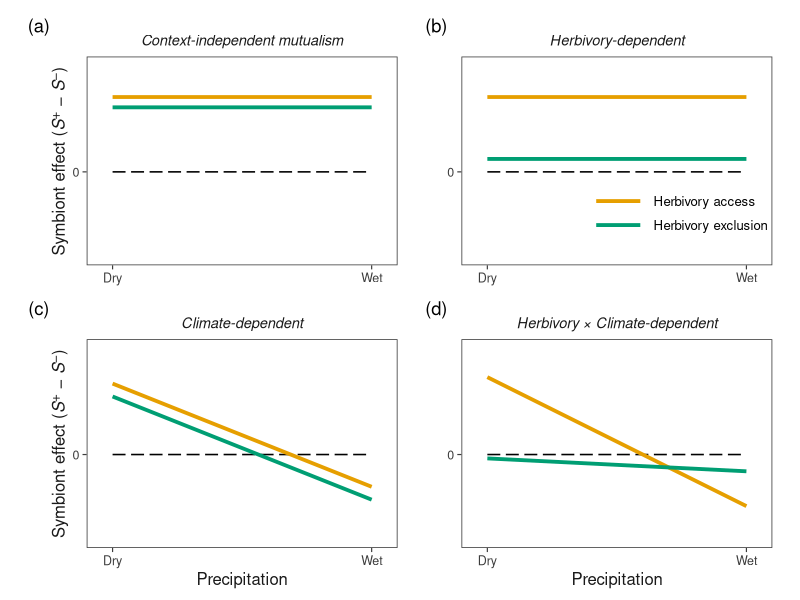

The R script that drew this image: (Note: this script raises an error after producing the figure.)
library(ggplot2)
library(patchwork)
library(ggtext)
library(tibble)
# ── Palette (colorblind-safe, Ecology Letters compatible) ──────────────────────
COL_HERB <- "#E69F00"
COL_EXCL <- "#009E73"


# ── Custom dashed reference line ───────────────────────────────────────────────
make_dashes <- function(xmin, xmax, y, n = 14, dash_prop = 0.70) {
  step <- (xmax - xmin) / n
  
  tibble(
    x    = xmin + (0:(n - 1)) * step,
    xend = xmin + (0:(n - 1)) * step + step * dash_prop,
    y    = y,
    yend = y
  )
}


# ── Shared theme ───────────────────────────────────────────────────────────────
theme_el <- function(show_legend = FALSE) {
  theme_classic(base_size = 11, base_family = "Helvetica") +
    theme(
      
      # Panel
      panel.background  = element_rect(fill = "white", colour = NA),
      panel.border      = element_rect(
        colour = "#3C3C3C",
        fill = NA,
        linewidth = 0.55
      ),
      panel.grid        = element_blank(),
      axis.line         = element_blank(),
      
      # Title
      plot.title = element_text(
        face   = "italic",
        size   = 10.5,
        hjust  = 0.5,
        margin = margin(b = 5),
        colour = "#1A1A1A"
      ),
      
      # Axes
      axis.title.y = element_markdown(
        size = 12,
        colour = "#1A1A1A"
      ),
      axis.title.x = element_text(
        size = 12,
        colour = "#1A1A1A"
      ),
      axis.text = element_text(
        size = 9,
        colour = "#3C3C3C"
      ),
      axis.ticks = element_line(
        colour = "#3C3C3C",
        linewidth = 0.4
      ),
      axis.ticks.length = unit(3, "pt"),
      
      # Legend
      legend.position = if (show_legend) c(0.70, 0.25) else "none",
      legend.background = element_blank(),
      legend.key = element_blank(),
      legend.key.width = unit(1.4, "cm"),
      legend.text = element_text(
        size = 9.5,
        family = "Helvetica"
      ),
      legend.title = element_blank(),
      
      # Margins
      plot.margin = margin(6, 8, 4, 8)
    )
}


# ── Panel function ─────────────────────────────────────────────────────────────
make_panel <- function(title,
                       herb_i, herb_s,
                       excl_i, excl_s,
                       show_x      = FALSE,
                       show_y      = FALSE,
                       show_legend = FALSE) {
  
  x <- seq(0, 1, length.out = 300)
  
  df <- data.frame(
    x = rep(x, 2),
    y = c(
      herb_i + herb_s * x,
      excl_i + excl_s * x
    ),
    treatment = rep(
      c("Herbivory access", "Herbivory exclusion"),
      each = 300
    )
  )
  
  df$treatment <- factor(
    df$treatment,
    levels = c(
      "Herbivory access",
      "Herbivory exclusion"
    )
  )
  
  # Custom dashes for zero reference line
  reference_dashes <- make_dashes(
    xmin = 0,
    xmax = 1,
    y = 0,
    n = 14,
    dash_prop = 0.70
  )
  
  ggplot(
    df,
    aes(
      x = x,
      y = y,
      colour = treatment,
      linetype = treatment
    )
  ) +
    
    # ── Custom zero reference line ────────────────────────────────────────────
    geom_segment(
      data = reference_dashes,
      aes(
        x = x,
        xend = xend,
        y = y,
        yend = yend
      ),
      inherit.aes = FALSE,
      colour = "black",
      linewidth = 0.55
    ) +
    
    # ── Main conceptual relationships ─────────────────────────────────────────
    geom_line(
      linewidth = 1.3
    ) +
    
    scale_colour_manual(
      values = c(
        "Herbivory access"    = COL_HERB,
        "Herbivory exclusion" = COL_EXCL
      )
    ) +
    
    scale_linetype_manual(
      values = c(
        "Herbivory access"    = "solid",
        "Herbivory exclusion" = "solid"
      )
    ) +
    
    scale_x_continuous(
      breaks = c(0, 1),
      labels = c("Dry", "Wet"),
      expand = c(0.05, 0.05)
    ) +
    
    scale_y_continuous(
      breaks = 0,
      labels = "0",
      limits = c(-0.65, 0.82),
      expand = c(0.03, 0.03)
    ) +
    
    labs(
      title = title,
      x = if (show_x) "Precipitation" else NULL,
      y = if (show_y)
        "Symbiont effect (*S*<sup>+</sup> − *S*<sup>−</sup>)"
      else NULL
    ) +
    
    theme_el(
      show_legend = show_legend
    )
}


# ── Panels ─────────────────────────────────────────────────────────────────────
p1 <- make_panel(
  "Context-independent mutualism",
  0.58,  0.00,
  0.50,  0.00,
  show_y = TRUE
)

p2 <- make_panel(
  "Herbivory-dependent",
  0.58,  0.00,
  0.10,  0.00,
  show_legend = TRUE
)

p3 <- make_panel(
  "Climate-dependent",
  0.55, -0.80,
  0.45, -0.80,
  show_x = TRUE,
  show_y = TRUE
)

p4 <- make_panel(
  "Herbivory × Climate-dependent",
  0.60, -1.00,
  -0.03, -0.10,
  show_x = TRUE
)


# ── Combine ────────────────────────────────────────────────────────────────────
final <- (p1 | p2) / (p3 | p4) +
  
  plot_annotation(
    tag_levels = "a",
    tag_prefix = "(",
    tag_suffix = ")",
    theme = theme(
      plot.tag = element_text(
        face   = "bold",
        size   = 11,
        family = "Helvetica",
        colour = "#1A1A1A"
      ),
      plot.tag.position = c(0.01, 0.99)
    )
  ) &
  
  theme(
    plot.margin = margin(6, 10, 4, 10)
  )


# ── Save ───────────────────────────────────────────────────────────────────────
out_path <- "/Users/jacobmoutouama/Dropbox/Miller Lab/github/endo-range-limits/Manuscript/Ecology letters/Manuscript/Figure/conceptual_figure.pdf"


# ── Save PDF for LaTeX ─────────────────────────────────────────────────────────
ggsave(
  out_path,
  plot   = final,
  width  = 8,
  height = 6.0,
  device = cairo_pdf
)


# ── Save high-resolution TIFF for journal production ───────────────────────────
tiff_path <- sub("\\.pdf$", ".tiff", out_path)

Cairo::CairoTIFF(
  tiff_path,
  width  = 8,
  height = 6.0,
  units  = "in",
  dpi    = 600
)

print(final)
dev.off()


# ── Save PNG for quick preview ────────────────────────────────────────────────
ggsave(
  sub("\\.pdf$", ".png", out_path),
  plot   = final,
  width  = 8,
  height = 6.0,
  dpi    = 300
)
